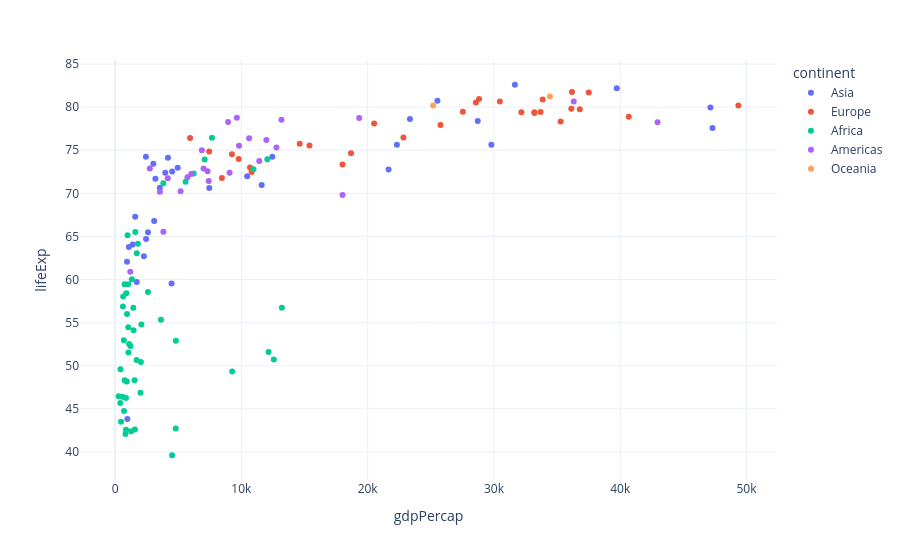

Write notebook code for a chart like this one.
### Markdown cell above
## N05 · 색으로 대륙을 구분하기

국가별 점에 대륙마다 다른 색을 주면 어떤 대륙의 국가들이 비슷한 위치에 모이는지 알 수 있습니다.

**자료 준비와 그래프 선택**

위치에는 GDP·기대수명, 색에는 대륙 이름을 지정합니다. 집단을 색으로 구분하면 전체 관계가 집단 안에서도 비슷한지 살펴볼 수 있습니다.

**코드에서 확인할 부분**

- color="continent"는 같은 대륙의 국가에 같은 색을 지정합니다.
- 범례(legend)는 각 색이 어느 대륙을 나타내는지 알려 줍니다.
- color="lifeExp"로 바꾸면 기대수명에 따라 색이 달라지고, 색상 막대에 수치가 표시됩니다.

### Code cell
# N05
import plotly.express as px

# 국가별 인구·기대수명·GDP 자료를 불러옵니다.
gap = px.data.gapminder()

df = gap.loc[gap['year'] == 2007].copy()
fig = px.scatter(df, x='gdpPercap', y='lifeExp',
                 hover_name='country', color='continent')
fig.show()

### Figure 1 — Plotly figure (JSON) as saved in the notebook; plotly's stock layout.template omitted (floating-point values rounded to 4 significant figures)
{"data": [{"hovertemplate": "<b>%{hovertext}</b><br><br>continent=Asia<br>gdpPercap=%{x}<br>lifeExp=%{y}<extra></extra>", "hovertext": ["Afghanistan", "Bahrain", "Bangladesh", "Cambodia", "China", "Hong Kong, China", "India", "Indonesia", "Iran", "Iraq", "Israel", "Japan", "Jordan", "Korea, Dem. Rep.", "Korea, Rep.", "Kuwait", "Lebanon", "Malaysia", "Mongolia", "Myanmar", "Nepal", "Oman", "Pakistan", "Philippines", "Saudi Arabia", "Singapore", "Sri Lanka", "Syria", "Taiwan", "Thailand", "Vietnam", "West Bank and Gaza", "Yemen, Rep."], "legendgroup": "Asia", "marker": {"color": "#636efa", "symbol": "circle"}, "mode": "markers", "name": "Asia", "orientation": "v", "showlegend": true, "type": "scatter", "x": [974.6, 29800.0, 1391.0, 1714.0, 4959.0, 39720.0, 2452.0, 3541.0, 11610.0, 4471.0, 25520.0, 31660.0, 4519.0, 1593.0, 23350.0, 47310.0, 10460.0, 12450.0, 3096.0, 944.0, 1091.0, 22320.0, 2606.0, 3190.0, 21650.0, 47140.0, 3970.0, 4185.0, 28720.0, 7458.0, 2442.0, 3025.0, 2281.0], "xaxis": "x", "y": [43.83, 75.64, 64.06, 59.72, 72.96, 82.21, 64.7, 70.65, 70.96, 59.55, 80.75, 82.6, 72.53, 67.3, 78.62, 77.59, 71.99, 74.24, 66.8, 62.07, 63.78, 75.64, 65.48, 71.69, 72.78, 79.97, 72.4, 74.14, 78.4, 70.62, 74.25, 73.42, 62.7], "yaxis": "y"}, {"hovertemplate": "<b>%{hovertext}</b><br><br>continent=Europe<br>gdpPercap=%{x}<br>lifeExp=%{y}<extra></extra>", "hovertext": ["Albania", "Austria", "Belgium", "Bosnia and Herzegovina", "Bulgaria", "Croatia", "Czech Republic", "Denmark", "Finland", "France", "Germany", "Greece", "Hungary", "Iceland", "Ireland", "Italy", "Montenegro", "Netherlands", "Norway", "Poland", "Portugal", "Romania", "Serbia", "Slovak Republic", "Slovenia", "Spain", "Sweden", "Switzerland", "Turkey", "United Kingdom"], "legendgroup": "Europe", "marker": {"color": "#EF553B", "symbol": "circle"}, "mode": "markers", "name": "Europe", "orientation": "v", "showlegend": true, "type": "scatter", "x": [5937.0, 36130.0, 33690.0, 7446.0, 10680.0, 14620.0, 22830.0, 35280.0, 33210.0, 30470.0, 32170.0, 27540.0, 18010.0, 36180.0, 40680.0, 28570.0, 9254.0, 36800.0, 49360.0, 15390.0, 20510.0, 10810.0, 9787.0, 18680.0, 25770.0, 28820.0, 33860.0, 37510.0, 8458.0, 33200.0], "xaxis": "x", "y": [76.42, 79.83, 79.44, 74.85, 73.0, 75.75, 76.49, 78.33, 79.31, 80.66, 79.41, 79.48, 73.34, 81.76, 78.89, 80.55, 74.54, 79.76, 80.2, 75.56, 78.1, 72.48, 74.0, 74.66, 77.93, 80.94, 80.88, 81.7, 71.78, 79.42], "yaxis": "y"}, {"hovertemplate": "<b>%{hovertext}</b><br><br>continent=Africa<br>gdpPercap=%{x}<br>lifeExp=%{y}<extra></extra>", "hovertext": ["Algeria", "Angola", "Benin", "Botswana", "Burkina Faso", "Burundi", "Cameroon", "Central African Republic", "Chad", "Comoros", "Congo, Dem. Rep.", "Congo, Rep.", "Cote d'Ivoire", "Djibouti", "Egypt", "Equatorial Guinea", "Eritrea", "Ethiopia", "Gabon", "Gambia", "Ghana", "Guinea", "Guinea-Bissau", "Kenya", "Lesotho", "Liberia", "Libya", "Madagascar", "Malawi", "Mali", "Mauritania", "Mauritius", "Morocco", "Mozambique", "Namibia", "Niger", "Nigeria", "Reunion", "Rwanda", "Sao Tome and Principe", "Senegal", "Sierra Leone", "Somalia", "South Africa", "Sudan", "Swaziland", "Tanzania", "Togo", "Tunisia", "Uganda", "Zambia", "Zimbabwe"], "legendgroup": "Africa", "marker": {"color": "#00cc96", "symbol": "circle"}, "mode": "markers", "name": "Africa", "orientation": "v", "showlegend": true, "type": "scatter", "x": [6223.0, 4797.0, 1441.0, 12570.0, 1217.0, 430.1, 2042.0, 706.0, 1704.0, 986.1, 277.6, 3633.0, 1545.0, 2082.0, 5581.0, 12150.0, 641.4, 690.8, 13210.0, 752.7, 1328.0, 942.7, 579.2, 1463.0, 1569.0, 414.5, 12060.0, 1045.0, 759.3, 1043.0, 1803.0, 10960.0, 3820.0, 823.7, 4811.0, 619.7, 2014.0, 7670.0, 863.1, 1598.0, 1712.0, 862.5, 926.1, 9270.0, 2602.0, 4513.0, 1107.0, 883.0, 7093.0, 1056.0, 1271.0, 469.7], "xaxis": "x", "y": [72.3, 42.73, 56.73, 50.73, 52.3, 49.58, 50.43, 44.74, 50.65, 65.15, 46.46, 55.32, 48.33, 54.79, 71.34, 51.58, 58.04, 52.95, 56.73, 59.45, 60.02, 56.01, 46.39, 54.11, 42.59, 45.68, 73.95, 59.44, 48.3, 54.47, 64.16, 72.8, 71.16, 42.08, 52.91, 56.87, 46.86, 76.44, 46.24, 65.53, 63.06, 42.57, 48.16, 49.34, 58.56, 39.61, 52.52, 58.42, 73.92, 51.54, 42.38, 43.49], "yaxis": "y"}, {"hovertemplate": "<b>%{hovertext}</b><br><br>continent=Americas<br>gdpPercap=%{x}<br>lifeExp=%{y}<extra></extra>", "hovertext": ["Argentina", "Bolivia", "Brazil", "Canada", "Chile", "Colombia", "Costa Rica", "Cuba", "Dominican Republic", "Ecuador", "El Salvador", "Guatemala", "Haiti", "Honduras", "Jamaica", "Mexico", "Nicaragua", "Panama", "Paraguay", "Peru", "Puerto Rico", "Trinidad and Tobago", "United States", "Uruguay", "Venezuela"], "legendgroup": "Americas", "marker": {"color": "#ab63fa", "symbol": "circle"}, "mode": "markers", "name": "Americas", "orientation": "v", "showlegend": true, "type": "scatter", "x": [12780.0, 3822.0, 9066.0, 36320.0, 13170.0, 7007.0, 9645.0, 8948.0, 6025.0, 6873.0, 5728.0, 5186.0, 1202.0, 3548.0, 7321.0, 11980.0, 2749.0, 9809.0, 4173.0, 7409.0, 19330.0, 18010.0, 42950.0, 10610.0, 11420.0], "xaxis": "x", "y": [75.32, 65.55, 72.39, 80.65, 78.55, 72.89, 78.78, 78.27, 72.23, 74.99, 71.88, 70.26, 60.92, 70.2, 72.57, 76.19, 72.9, 75.54, 71.75, 71.42, 78.75, 69.82, 78.24, 76.38, 73.75], "yaxis": "y"}, {"hovertemplate": "<b>%{hovertext}</b><br><br>continent=Oceania<br>gdpPercap=%{x}<br>lifeExp=%{y}<extra></extra>", "hovertext": ["Australia", "New Zealand"], "legendgroup": "Oceania", "marker": {"color": "#FFA15A", "symbol": "circle"}, "mode": "markers", "name": "Oceania", "orientation": "v", "showlegend": true, "type": "scatter", "x": [34440.0, 25190.0], "xaxis": "x", "y": [81.23, 80.2], "yaxis": "y"}], "layout": {"legend": {"title": {"text": "continent"}, "tracegroupgap": 0}, "margin": {"t": 60}, "xaxis": {"anchor": "y", "domain": [0, 1], "title": {"text": "gdpPercap"}}, "yaxis": {"anchor": "x", "domain": [0, 1], "title": {"text": "lifeExp"}}}}
